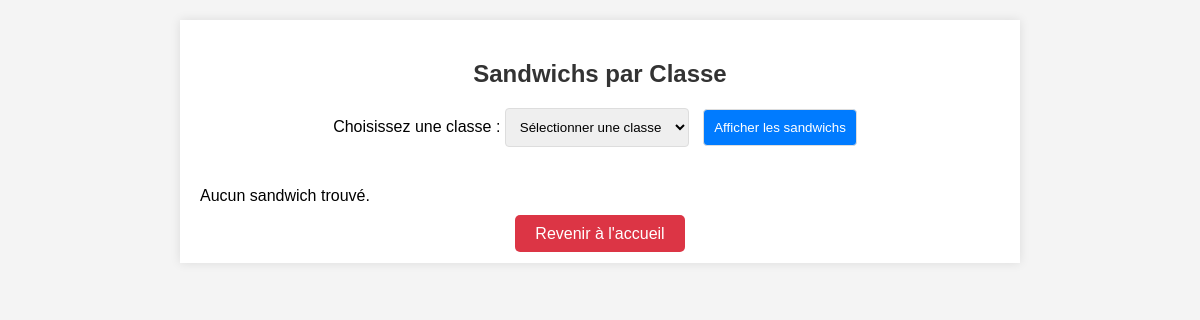
The app's page /Liste_sandwich.php?classe=6TTSEA, older data.
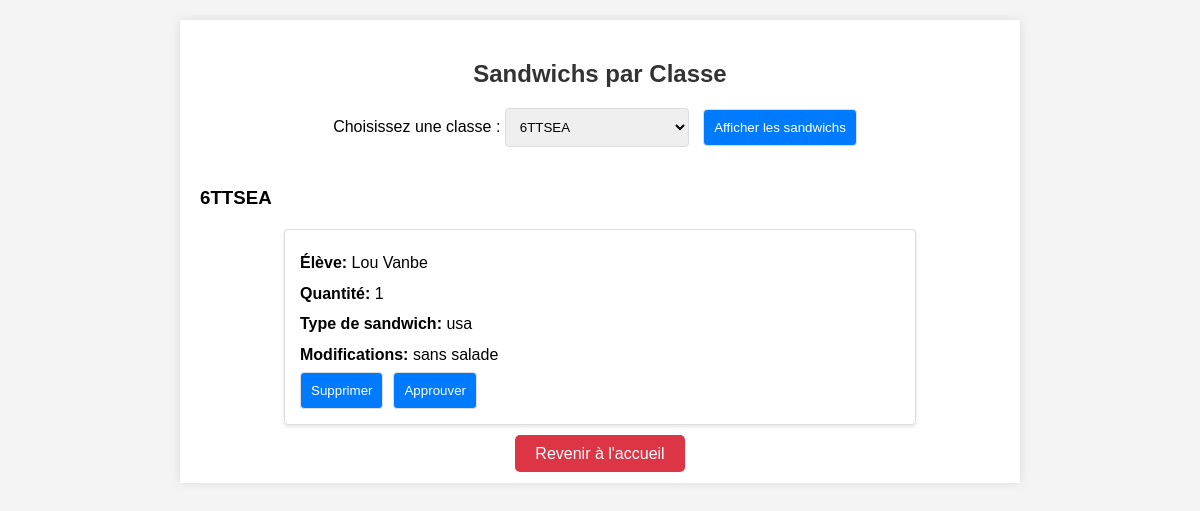
The same page, newer data.
### tables this page shows
CREATE TABLE IF NOT EXISTS `sandwiches` (
  `ID` int(11) NOT NULL AUTO_INCREMENT,
  `eleve` varchar(200) NOT NULL,
  `classe` varchar(100) NOT NULL,
  `quantite` int(11) NOT NULL,
  `type` varchar(50) NOT NULL,
  `modif` varchar(150) NOT NULL,
  `approuve` int(11) DEFAULT NULL,
  PRIMARY KEY (`ID`)
);

### Liste_sandwich.php (the view, shortened to what this page needs)
<?php
@include 'config.php';
$queryClasses = "SELECT DISTINCT classe FROM sandwiches ORDER BY classe";
$resultClasses = $conn->query($queryClasses);
$classe_choisie = isset($_GET['classe']) ? $_GET['classe'] : '';
$toutes_classes = ($classe_choisie && $classe_choisie === 'toutes') ? true : false;
$querySandwiches = $toutes_classes ? "SELECT id, classe, eleve, quantite, type, approuve, modif FROM sandwiches ORDER BY classe, eleve" : ($classe_choisie ? "SELECT id, classe, eleve, quantite, type, approuve, modif FROM sandwiches WHERE classe = '". $conn->real_escape_string($classe_choisie) ."' ORDER BY eleve" : '');
$resultSandwiches = ($classe_choisie || $toutes_classes) ? $conn->query($querySandwiches) : null;
$sandwichsParClasse = [];
if ($resultSandwiches && $resultSandwiches->num_rows > 0) {
    while ($row = $resultSandwiches->fetch_assoc()) {
        if (isset($row["classe"])) {
            $sandwichsParClasse[$row["classe"]][] = $row;
        }
    }
}
?>
<!DOCTYPE html>
<html lang="fr">
<head>
</head>
<body>
    <div class="container">
        <h2>Sandwichs par Classe</h2>
        <form action="" method="get">
            <label for="classe">Choisissez une classe :</label>
            <select name="classe" id="classe">
                <option value="">Sélectionner une classe</option>
                <?php
                if ($resultClasses->num_rows > 0) {
                    while ($row = $resultClasses->fetch_assoc()) {
                        $classe = $row["classe"];
                        $selected = ($classe === $classe_choisie) ? 'selected' : '';
                        echo "<option value='$classe' $selected>$classe</option>";
                    }
                }
                ?>
            </select>
            <input type="submit" value="Afficher les sandwichs">
        </form>
        <?php
        if ($classe_choisie || $toutes_classes) {
            if ($sandwichsParClasse) {
                foreach ($sandwichsParClasse as $classe => $sandwichs) {
                    echo "<h3>$classe</h3>";
                    foreach ($sandwichs as $sandwich) {
                        echo "<div class='sandwich-card'>";
                        echo "<p><strong>Élève:</strong> " . $sandwich["eleve"] . "</p>";
                        echo "<p><strong>Quantité:</strong> " . $sandwich["quantite"] . "</p>";
                        echo "<p><strong>Type de sandwich:</strong> " . $sandwich["type"] . "</p>";
                        echo "<p><strong>Modifications:</strong> " . $sandwich["modif"] . "</p>";
                        echo "<div class='button-group'>";
                        echo "<form method='post'>";
                        echo "<input type='submit' value='Supprimer' onclick='return confirm(\"Êtes-vous sûr de vouloir supprimer ce sandwich ?\")'>";
                        echo "</form>";
                        echo "<form method='post'>";
                        echo "<input type='submit' value='Approuver'>";
                        echo "</form>";
                        echo "</div>";
                        echo "</div>";
                    }
                }
            } else {
                echo "<p>Aucun sandwich trouvé.</p>";
            }
        } else {
            echo "<p>Veuillez sélectionner une classe.</p>";
        }
        ?>
        <div class="button-container">
            <a href="admin_page.php" class="back-button">Revenir à l'accueil</a>
        </div>
    </div>
</body>
</html>

Row changes from the older to the newer data that the page shows:
added sandwiches: eleve "Lou Vanbe", quantite "1", type "usa", modif "sans salade"
Text that changed along with them:
form field classe: "Sélectionner une classe" → "6TTSEA"
new list line: "6TTSEA"
text no longer shown: "Aucun sandwich trouvé."
